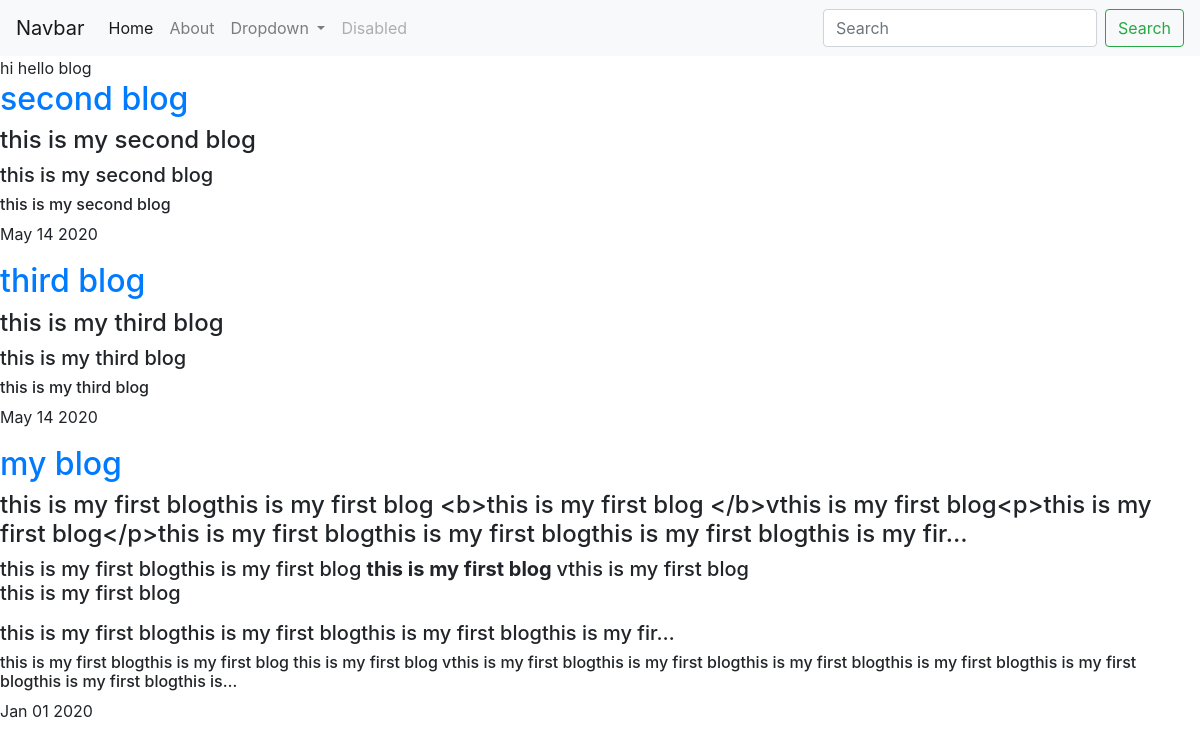
Screenshot of /blog/ with the database file from the repository.
### blog/models.py (models this page shows, shortened)
class blog(models.Model):
    title=models.CharField(max_length=200)
    description=models.TextField()
    date = models.DateField()

### blog/views.py (the view)
# urls.py: path('', views.all_blogs, name='all_blogs'),
def all_blogs(request):
    blogs = blog.objects.order_by('-date')[:5]
    return render(request,"blog/all_blogs.html",{'blogs':blogs})

### blog/templates/blog/all_blogs.html
{% extends 'portfolio/base.html'%}
{%block content%}
hi hello blog
{% for blog in blogs %}
<a href="{% url 'blog:detail' blog.id %}"><h2>{{ blog.title }}</h2></a>
<h4>{{blog.description|truncatechars:200}}</h4>
<h5>{{blog.description|safe|truncatechars:200}}</h5>
<h6>{{blog.description|striptags|truncatechars:200}}</h6>
<p>{{blog.date|date:'M d Y'}} </p>
{% endfor %}
{%endblock%}

### portfolio/templates/portfolio/base.html (shortened to what this page needs)
<!doctype html>
<html lang="en">
  <head>
    <link rel="stylesheet" href="https://stackpath.bootstrapcdn.com/bootstrap/4.5.0/css/bootstrap.min.css">
  </head>
  <body>
    <nav class="navbar navbar-expand-lg navbar-light bg-light">
        <a class="navbar-brand" href="#">Navbar</a>
        <div class="collapse navbar-collapse" id="navbarSupportedContent">
          <ul class="navbar-nav mr-auto">
            <li class="nav-item active">
              <a class="nav-link" href="#">Home <span class="sr-only">(current)</span></a>
            </li>
            <li class="nav-item">
              <a class="nav-link" href="#">About</a>
            </li>
            <li class="nav-item dropdown">
              <a class="nav-link dropdown-toggle" href="#" id="navbarDropdown" role="button" data-toggle="dropdown" aria-haspopup="true" aria-expanded="false">
                Dropdown
              </a>
            </li>
            <li class="nav-item">
              <a class="nav-link disabled" href="#" tabindex="-1" aria-disabled="true">Disabled</a>
            </li>
          </ul>
          <form class="form-inline my-2 my-lg-0">
            <input class="form-control mr-sm-2" type="search" placeholder="Search" aria-label="Search">
            <button class="btn btn-outline-success my-2 my-sm-0" type="submit">Search</button>
          </form>
        </div>
      </nav>
    {% block content %} {%endblock%}
  </body>
</html>

### rows the page displays
blog: title "second blog", description "this is my second blog", date "May 14 2020"
blog: title "third blog", description "this is my third blog", date "May 14 2020"
blog: title "my blog", description "this is my first blogthis is my first blog <b>this is my first blog </b>vthis is my first blog<p>this is my first blog</p>this is my first blogthis is my first blogthis is my first blogthis is my fir…", description "this is my first blogthis is my first blog this is my first blog vthis is my first blog this is my first blog this is my first blogthis is my first blogthis is my first blogthis is my fir…", description "this is my first blogthis is my first blog this is my first blog vthis is my first blogthis is my first blogthis is my first blogthis is my first blogthis is my first blogthis is my first blogthis is…", date "Jan 01 2020"
